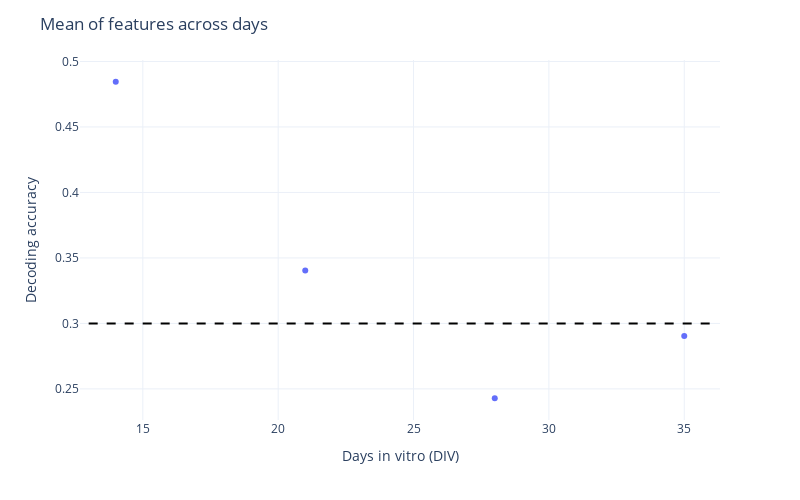

The notebook cell this image was saved under:
### Code cell
export_fig = True
auto_open = True
fig_fname = 'mecp2_decoding_accuracy_across_days'


fig = px.scatter(x=unique_div, y=score_per_div)


fig.add_shape(type='line',
                x0=13,
                y0=0.3,
                x1=36,
                y1=0.3,
                line=dict(color='black', dash='dash'),
                xref='x',
                yref='y'
)

fig.update_layout(yaxis_title='Decoding accuracy',
                  xaxis_title='Days in vitro (DIV)',
                  title='Mean of features across days',
                  width=800, height=500, 
                  template='plotly_white')
fig.show()


if export_fig:
    py.plot(fig, filename=fig_fname, auto_open=auto_open)

### Figure 1 — Plotly figure (JSON) as saved in the notebook; plotly's stock layout.template omitted (floating-point values rounded to 4 significant figures)
{"data": [{"hovertemplate": "x=%{x}<br>y=%{y}<extra></extra>", "legendgroup": "", "marker": {"color": "#636efa", "symbol": "circle"}, "mode": "markers", "name": "", "orientation": "v", "showlegend": false, "type": "scatter", "x": [14, 21, 28, 35], "xaxis": "x", "y": [0.4845, 0.3405, 0.2429, 0.2905], "yaxis": "y"}], "layout": {"height": 500, "legend": {"tracegroupgap": 0}, "margin": {"t": 60}, "shapes": [{"line": {"color": "black", "dash": "dash"}, "type": "line", "x0": 13, "x1": 36, "xref": "x", "y0": 0.3, "y1": 0.3, "yref": "y"}], "title": {"text": "Mean of features across days"}, "width": 800, "xaxis": {"anchor": "y", "domain": [0, 1], "title": {"text": "Days in vitro (DIV)"}}, "yaxis": {"anchor": "x", "domain": [0, 1], "title": {"text": "Decoding accuracy"}}}}
